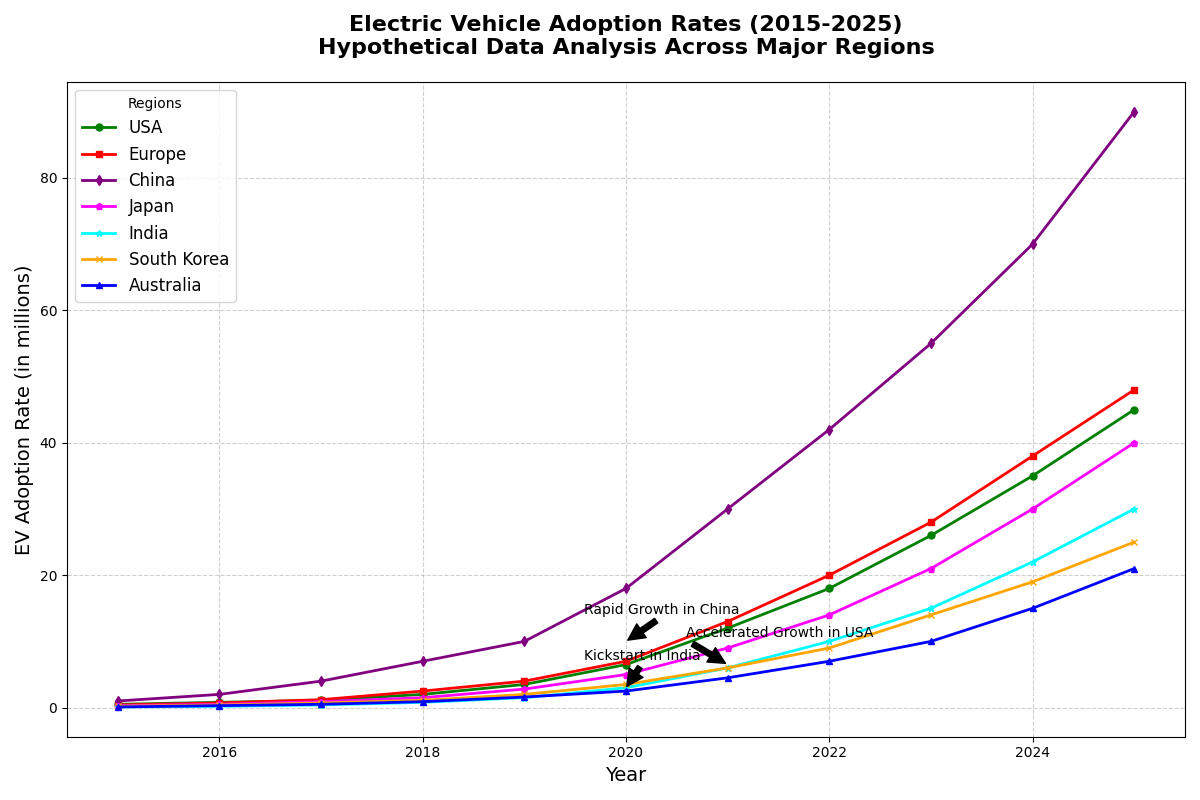

Reproduce this figure in Python.
import numpy as np
import matplotlib.pyplot as plt

# Define the years and adoption rates for each region
years = np.arange(2015, 2026)
ev_us = np.array([0.5, 0.8, 1.1, 2.0, 3.5, 6.5, 12.0, 18.0, 26.0, 35.0, 45.0])
ev_europe = np.array([0.4, 0.7, 1.2, 2.5, 4.0, 7.0, 13.0, 20.0, 28.0, 38.0, 48.0])
ev_china = np.array([1.0, 2.0, 4.0, 7.0, 10.0, 18.0, 30.0, 42.0, 55.0, 70.0, 90.0])
ev_japan = np.array([0.3, 0.5, 0.9, 1.5, 2.8, 5.0, 9.0, 14.0, 21.0, 30.0, 40.0])
ev_india = np.array([0.1, 0.2, 0.4, 0.8, 1.5, 3.0, 6.0, 10.0, 15.0, 22.0, 30.0])
ev_korea = np.array([0.2, 0.4, 0.7, 1.1, 2.0, 3.5, 6.0, 9.0, 14.0, 19.0, 25.0])
ev_australia = np.array([0.1, 0.3, 0.5, 0.9, 1.6, 2.5, 4.5, 7.0, 10.0, 15.0, 21.0])

plt.figure(figsize=(12, 8))

# Shuffled color assignment for each region
plt.plot(years, ev_us, color='green', marker='o', linestyle='-', linewidth=2, markersize=5, label='USA')
plt.plot(years, ev_europe, color='red', marker='s', linestyle='-', linewidth=2, markersize=5, label='Europe')
plt.plot(years, ev_china, color='purple', marker='d', linestyle='-', linewidth=2, markersize=5, label='China')
plt.plot(years, ev_japan, color='magenta', marker='p', linestyle='-', linewidth=2, markersize=5, label='Japan')
plt.plot(years, ev_india, color='cyan', marker='*', linestyle='-', linewidth=2, markersize=5, label='India')
plt.plot(years, ev_korea, color='orange', marker='x', linestyle='-', linewidth=2, markersize=5, label='South Korea')
plt.plot(years, ev_australia, color='blue', marker='^', linestyle='-', linewidth=2, markersize=5, label='Australia')

# Title and labels
plt.title('Electric Vehicle Adoption Rates (2015-2025)\nHypothetical Data Analysis Across Major Regions', fontsize=16, fontweight='bold', pad=20)
plt.xlabel('Year', fontsize=14)
plt.ylabel('EV Adoption Rate (in millions)', fontsize=14)

# Add grid, legend, and annotate significant data points
plt.grid(linestyle='--', alpha=0.6)
plt.legend(title='Regions', fontsize=12, loc='upper left')

annotations = [
    ('Rapid Growth in China', 2020, 10.0),
    ('Kickstart in India', 2020, 3.0),
    ('Accelerated Growth in USA', 2021, 6.5)
]

for text, x, y in annotations:
    plt.annotate(text, xy=(x, y), xytext=(-30, 20), textcoords='offset points', arrowprops=dict(facecolor='black', shrink=0.05), fontsize=10, color='black')

plt.tight_layout()
plt.show()
